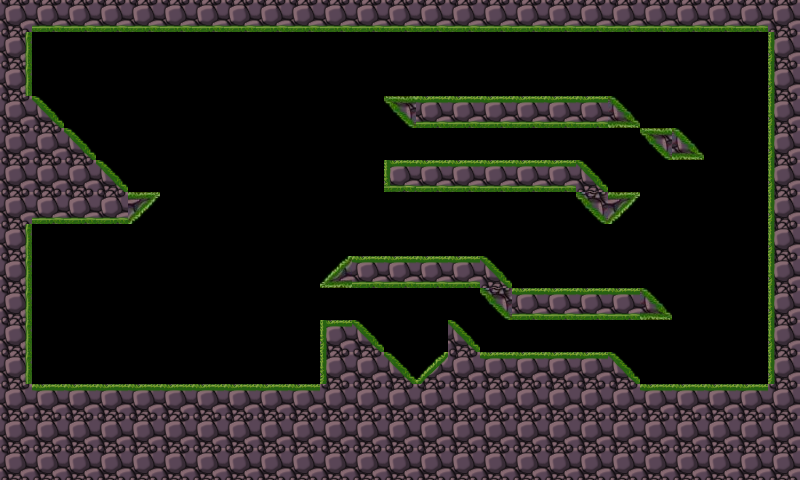

Tiled map render using the project's own tile images. Description and the map definition, with tile-layer contents summarised, below:
An orthogonal 25x15 tile map with 32x32 px tiles, 1 tile layer (mpic) and 19 objects (8x monster, 3x fire, 2x circle, wood).

<map version="1.0" orientation="orthogonal" width="25" height="15" tilewidth="32" tileheight="32">
 <tileset firstgid="1" name="tiled" tilewidth="32" tileheight="32">
  <image source="tiled.png" width="192" height="192" />
 </tileset>
 <layer name="mpic" width="25" height="15">
  <data>[375 cells, 176 non-empty, 15 distinct tile ids]</data>
 </layer>
 <objectgroup name="ground" width="25" height="15">
  <object x="385" y="161">
   <polyline points="0,0 193,1 223,33 255,32 224,60 190,26 0,27 -1,1" />
  </object>
  <object x="321" y="286">
   <polyline points="0,0 29,-29 158,-29 191,1 322,2 349,30 188,29 157,-2 0,0" />
  </object>
  <object x="29" y="28">
   <polyline points="0,0 742,-2 743,356 611,357 584,325 451,325 422,293 421,325 388,354 327,294 293,295 293,359 -1,360 -2,192 98,193 127,167 102,167 2,67 0,-1" />
  </object>
  <object x="385" y="96">
   <polyline points="0,0 223,1 252,27 27,26 0,-2" />
  </object>
  <object x="643" y="128">
   <polyline points="0,0 33,0 60,27 27,28 0,0" />
  </object>
 </objectgroup>
 <objectgroup name="object" width="25" height="15">
  <object name="monster" x="655" y="113">
   <properties>
    <property name="enemy" value="true" />
    <property name="plistname" value="monster_1" />
   </properties>
  </object>
  <object name="circle" x="464" y="82">
   <properties>
    <property name="sprite_name" value="circle.png" />
   </properties>
  </object>
  <object name="monster" x="399" y="84">
   <properties>
    <property name="enemy" value="false" />
    <property name="plistname" value="monster_5" />
   </properties>
  </object>
  <object name="monster" x="413" y="362">
   <properties>
    <property name="enemy" value="false" />
    <property name="plistname" value="monster_6" />
   </properties>
  </object>
  <object name="monster" x="588" y="340">
   <properties>
    <property name="enemy" value="true" />
    <property name="plistname" value="monster_3" />
   </properties>
  </object>
  <object name="wood" x="506" y="145">
   <properties>
    <property name="sprite_name" value="wood.png" />
   </properties>
  </object>
  <object name="monster" x="621" y="181">
   <properties>
    <property name="enemy" value="true" />
    <property name="plistname" value="monster_3" />
   </properties>
  </object>
  <object name="circle" x="528" y="268">
   <properties>
    <property name="sprite_name" value="circle.png" />
   </properties>
  </object>
  <object name="monster" x="375" y="248">
   <properties>
    <property name="enemy" value="false" />
    <property name="plistname" value="monster_4" />
   </properties>
  </object>
  <object name="monster" x="605" y="273">
   <properties>
    <property name="enemy" value="true" />
    <property name="plistname" value="monster_1" />
   </properties>
  </object>
  <object name="monster" x="144" y="176">
   <properties>
    <property name="enemy" value="true" />
    <property name="plistname" value="monster_2" />
   </properties>
  </object>
  <object name="fire" x="662" y="374" />
  <object name="fire" x="698" y="373" />
  <object name="fire" x="735" y="375" />
 </objectgroup>
</map>
